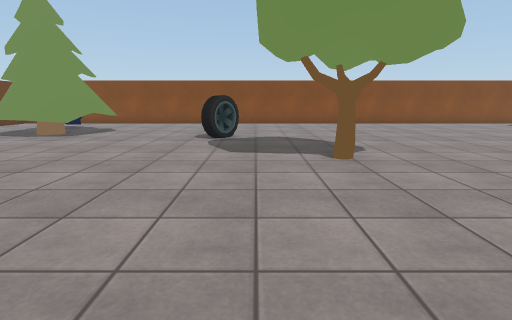
[1] (above)

23 first-person views from a walk through a 3-D level made in the Unity game engine. The camera is 1.2 m above the floor, tilts 10° down and sees 80° across. The floor is counted in squares, 1 m on a side. Each view is taken from the middle of a square. On the plan, view 1 faces up. The plan holds only what a view shows up to about 13 squares ahead; the rest is blank. The place goes on beyond the plan. The player is left out. Some surface patterns are stand-ins.

[2]
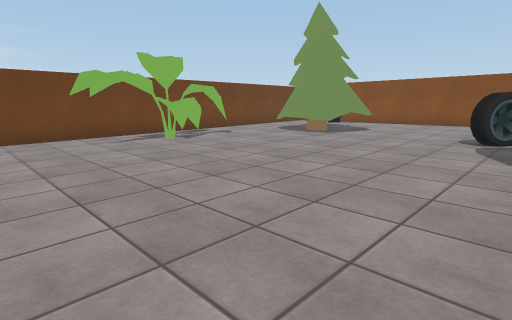

[3]
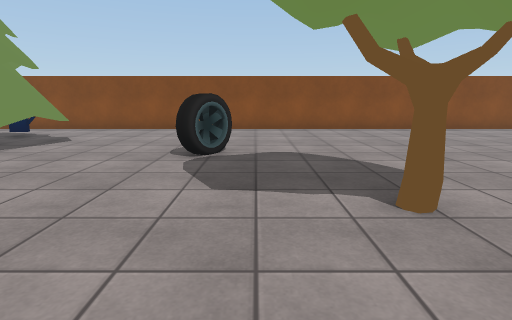

[4]
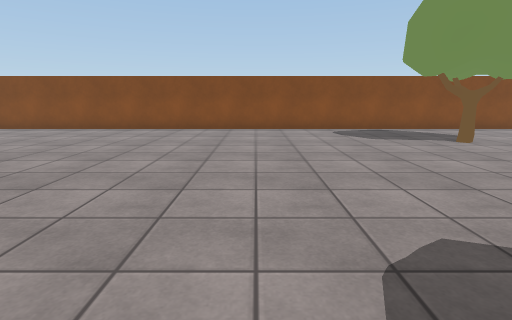

[5]
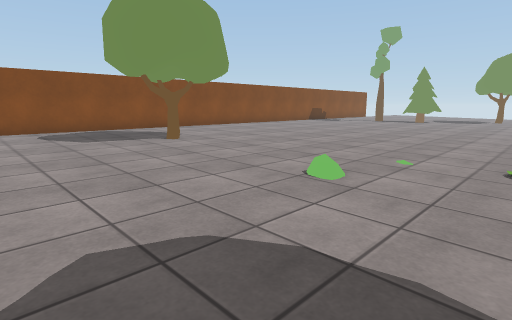

[6]
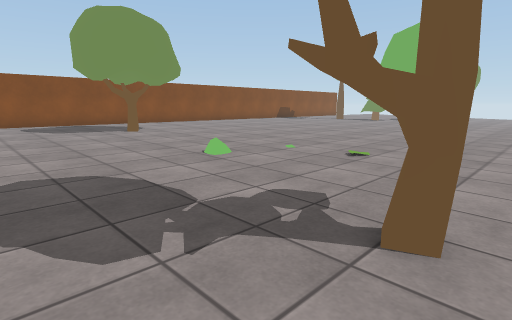

[7]
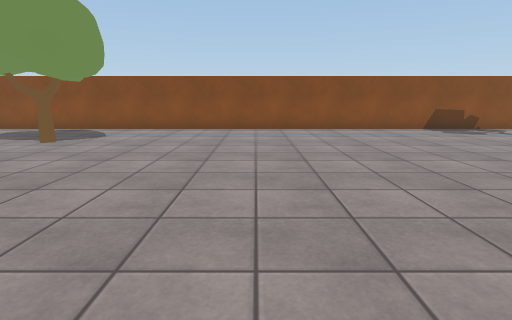

[8]
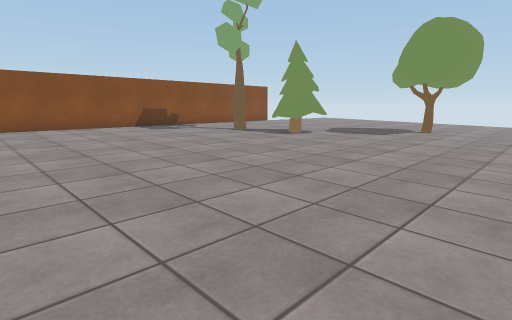

[9]
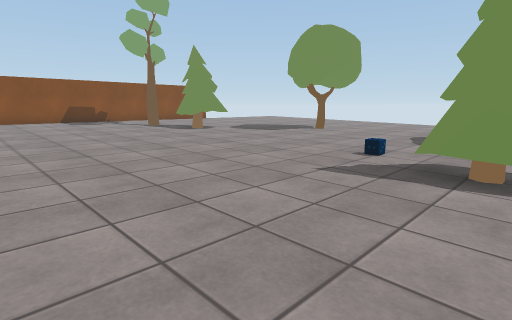

[10]
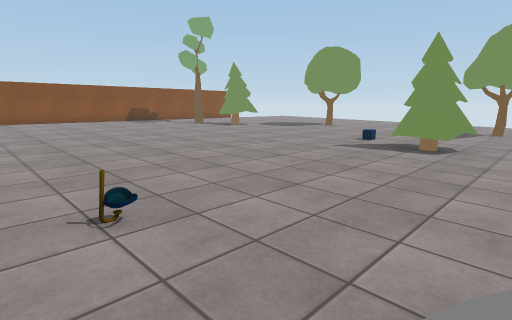

[11]
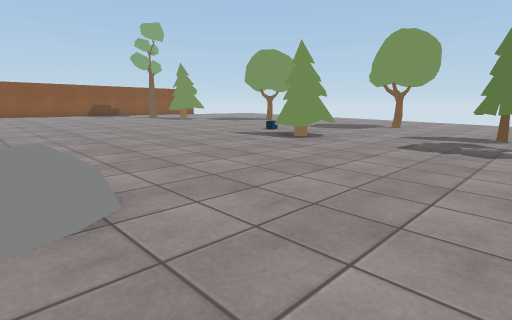

[12]
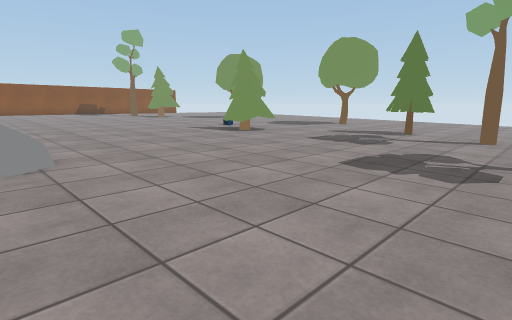

[13]
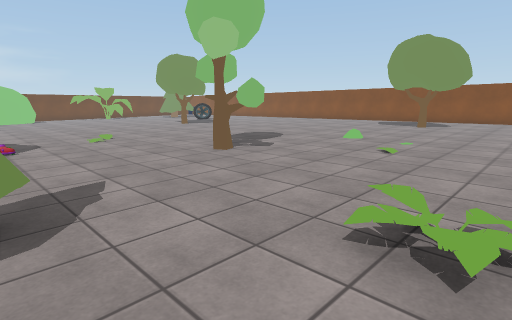

[14]
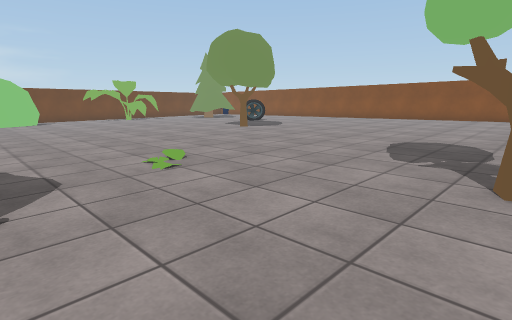

[15]
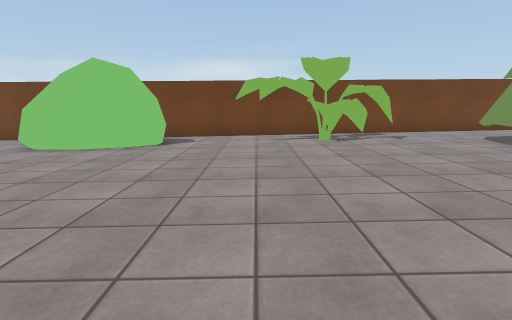

[16]
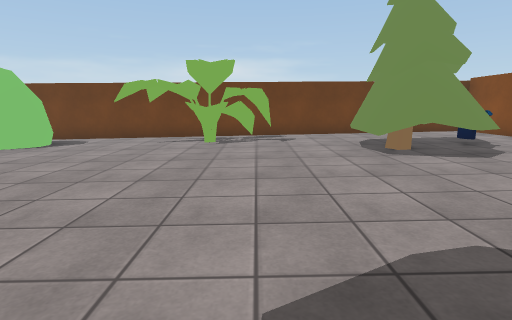

[17]
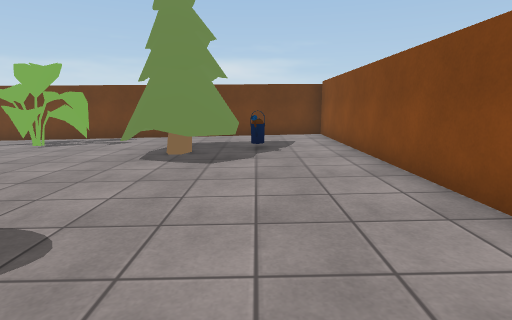

[18]
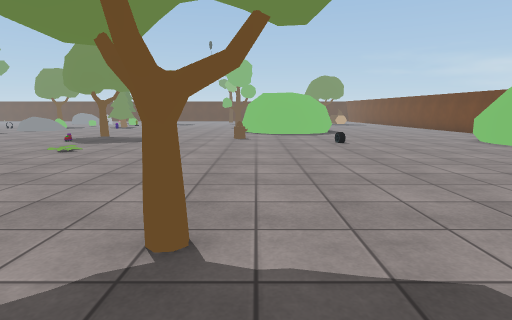

[19]
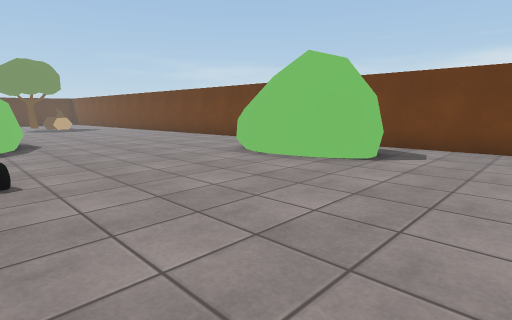

[20]
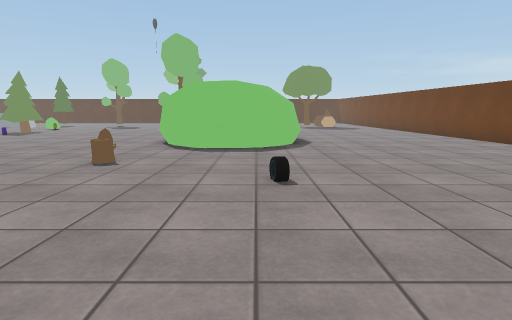

[21]
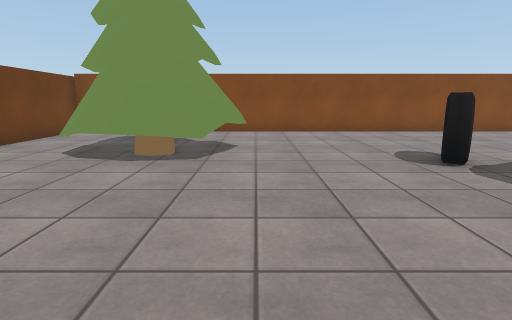

[22]
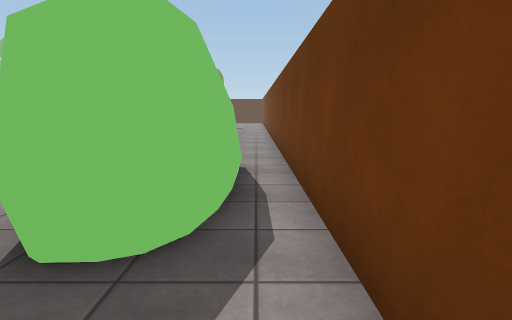

[23]
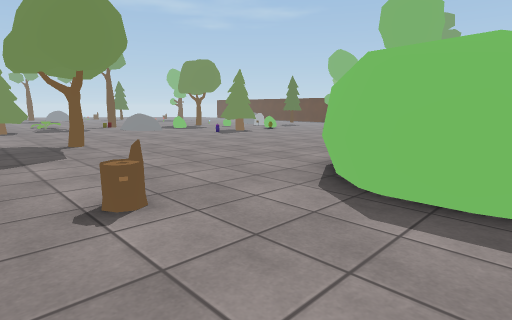

### Floor plan
Key: @ floor where view 1 was taken; # wall or solid block; . main floor; : floor 0.25 m higher than the main floor; - floor 0.25 m lower than the main floor; / step, stairs or slope; T tree; W wheel; R rock; S stump; O other object.
Columns run from 12 left of view 1 to 31 right of it. Each row starts with its distance up from view 1.
 16 ############################################
 15 #:::::::::::::::::::::::::::::::::::::::::::
 14 #::::::::::::::::::::::::::::::::::::::::::
 13 #:::OT::::::::::::::::::::::::::::::::::::
 12 #:: TTT:::::::::::::::::::TT:::::::::::::::T
 11 #::TTTTT::::::::::::::::::::::::::::::::::::
 10 #::TTTT::::W:::::::::::::::::::::::::::::::T
  9 #:::::::::W::::::::::::::::::::::::::::::::T
  8 #:::::::::::::::::::::::::::::::::::::::::::
  7 #:OO::::::::::T:::::::::::::::::::::::::::::
  6 #:OO:::::::::TT:::::::::::::::::::::::::::::
  5 #.OO........................................
  4 #.O.........................................
  3 #.OO........................................
  2 #.......................T...................
  1 #.......................TTT................O
  0 #.OO........@.............................T.
 -1 #.OO.............................O.......TT
 -2 #.OOO..........................O..........TT
 -3 #OOOO.......................................
 -4 #O OO................/........../ /.........
 -5 #.  ....................... T   /R/.........
 -6 #-------------S------------T     -----------
 -7 #--------------------T----       -----------
 -8 #----------OO------------        -----------
 -9 #--------OOOOO----------         -----------
-10 #-------OOOOOOO--------           ----------
-11 #-------OOO    -------           - -----

Where each view was taken, in squares from view 1:
view 1: 0 up, 0 right, facing up
view 2: 0 up, 0 right, facing up-left
view 3: 3 up, 0 right, facing up
view 4: 3 up, 9 right, facing up
view 5: 3 up, 10 right, facing up-right
view 6: 0 up, 10 right, facing up-right
view 7: 3 up, 21 right, facing up
view 8: 2 up, 22 right, facing up-right
view 9: 2 down, 24 right, facing up-right
view 10: 4 down, 20 right, facing up-right
view 11: 8 down, 21 right, facing up-right
view 12: 11 down, 21 right, facing up-right
view 13: 5 down, 20 right, facing up-left
view 14: 4 down, 13 right, facing up-left
view 15: 3 up, 1 right, facing left
view 16: 7 up, 1 right, facing left
view 17: 13 up, 1 right, facing left
view 18: 9 up, 1 right, facing down
view 19: 3 up, 2 left, facing down-left
view 20: 2 up, 2 left, facing down
view 21: 4 up, 5 left, facing up
view 22: 2 up, 11 left, facing down
view 23: 4 down, 2 left, facing down-right
